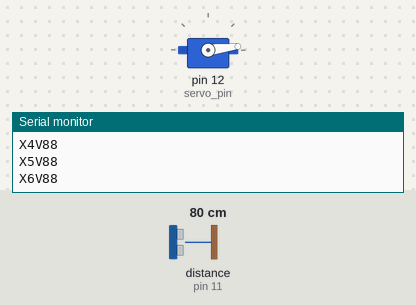
A sketch run on a simulated Arduino Uno, built with avr-gcc and run on an emulated ATmega328P. Shown: servo, the last lines printed to the serial monitor. Wiring (inferred from the names in the program): ultrasonic range finder: trigger pin 10; echo pin 11. The inputs (shaded band) are chosen by the test bench; at power-on: distance to the obstacle (sensor on pin 11) 80 cm. The echo pulse lasts 58.3 µs per cm.

Above: at 1.2 s.
1.3 s: distance to the obstacle (sensor on pin 11) set to 60 cm
At 3.28 s:
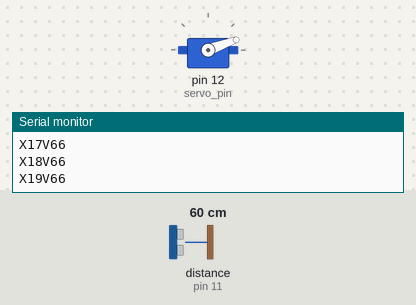
4.3 s: distance to the obstacle (sensor on pin 11) set to 250 cm
7.3 s: distance to the obstacle (sensor on pin 11) set to 2 cm
At 7.62 s:
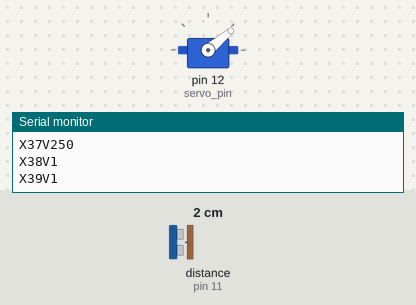
10.3 s: distance to the obstacle (sensor on pin 11) set to 120 cm
At 10.56 s:
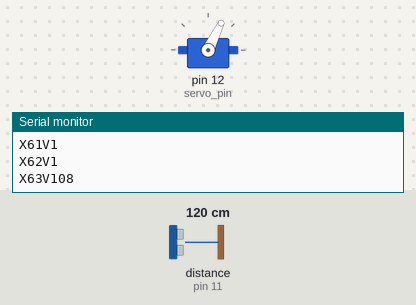
13.3 s: distance to the obstacle (sensor on pin 11) set to 4 cm
At 13.52 s:
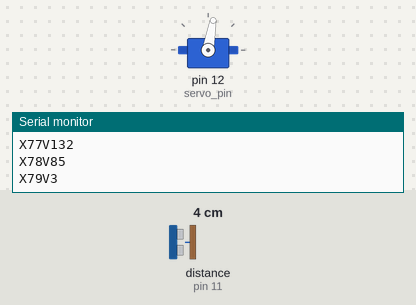
16.3 s: distance to the obstacle (sensor on pin 11) set to 299 cm
Timing chart, 0 to 23.1 s (numbered marks = the images above; inputs shaded):
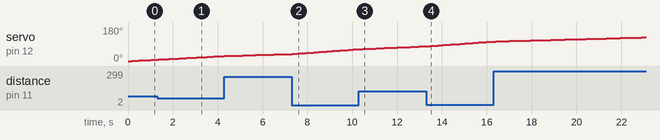

The sketch:

Sonar.ino
```cpp
#include <Servo.h>         //including the servo library
Servo sg90;                //Variable for servo
const int echo_pin = 11;   // Initializing echo pin for distance sensor
const int trig_pin = 10;   // initializing trigger pin for distance sensor
unsigned long distance = 0; //Variable to store the distance value
unsigned long distance_cm = 0; //variable to store the distance in cm
int servo_pin = 12; //initializing servo pin
int i = 0;
int j = 0;
int total = 0;
int average = 0;

void setup() {
  sg90.attach(servo_pin);    //Arduino will take the servo value from this pin
  pinMode(trig_pin, OUTPUT); //declaring trig pin as output pin
  pinMode(echo_pin, INPUT);  //declaring echo pin as input pin
  Serial.begin(9600);        //Setting the baudrate at 9600 for serial communication
}

void loop() {
  for (i = 0; i < 180; i++) { //Moving the servo from left to right
    sg90.write(i);
    distanceVal();
  }

  for (i = 180; i > 0; i--) { //Moving the servo from right to left
    sg90.write(i);
    distanceVal();
  }
}

//Function to calculate the distance
void distanceVal()
{
  for (j = 0; j <= 10; j++) {
    digitalWrite(trig_pin, LOW);
    delayMicroseconds(50);
    digitalWrite(trig_pin, HIGH); //setting the trig pin to generate a wave
    delayMicroseconds(50);
    digitalWrite(trig_pin, LOW);
    distance = pulseIn(echo_pin, HIGH); //setting the echo pin high to receive the wave
    distance_cm = distance / 58; //converitng the distance into cm
    total = total + distance_cm;
    delay(10);
  }
  average = total / 10;
  if (j >= 10) {
    j = 0;
    total = 0;
  }
  Serial.print("X");
  Serial.print(i);
  Serial.print("V");
  Serial.println(average);
}
```
